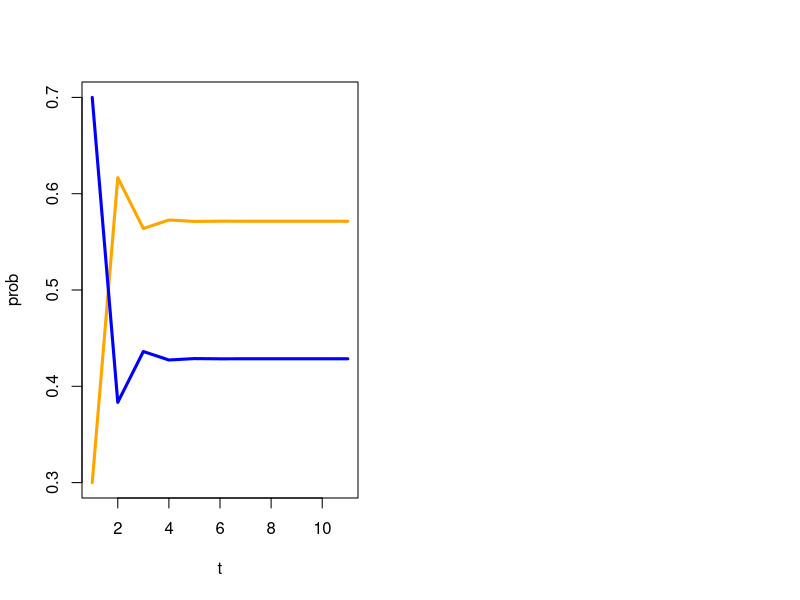

The R script that drew this image:
par(mfrow=c(1,2))

tWeather <- function(wi, tm, size){
  result <- matrix(NA, nrow=size+1, ncol=nrow(wi))
  result[1,] <- t(wi)
  wd <- wi
  for(i in 1:size){
    wd <- tm %*% wd
    result[i+1,] <- t(wd)
  }
  return(result)
}

tm <- matrix(c(1/2, 1/2, 2/3, 1/3), ncol=2)
wi <- matrix(c(0.3, 0.7), nrow=2)
size <- 10
wt <- tWeather(wi, tm, size)
wt

matplot(wt, lwd=3, ylab="prob", xlab="t",
        type='l', lty=1, col=c('orange','blue'))